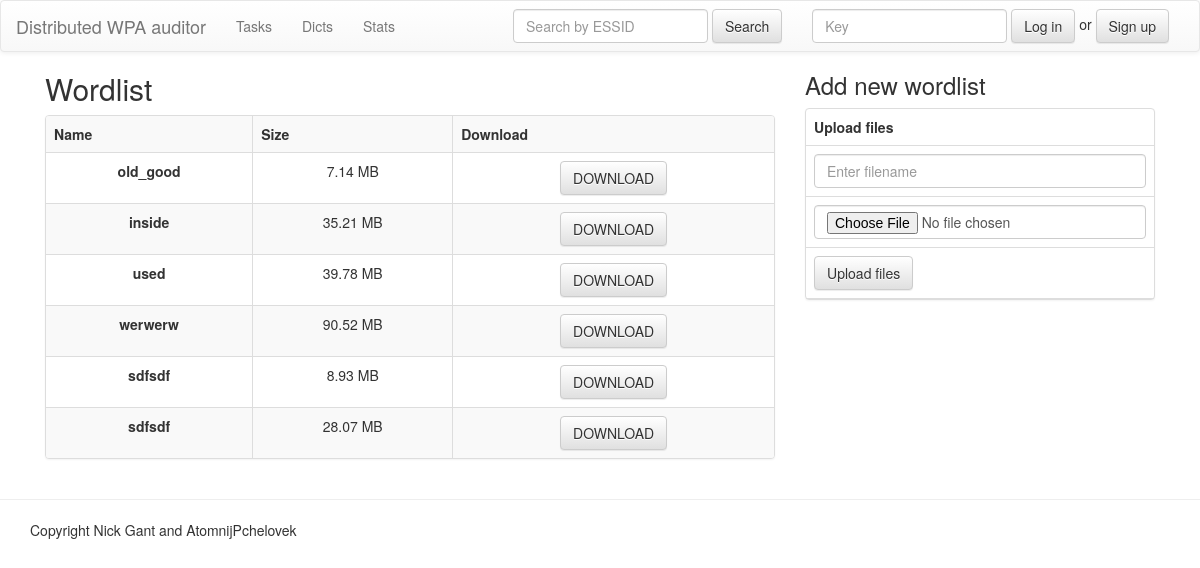
The app's page /web/index.php?dicts, older data.
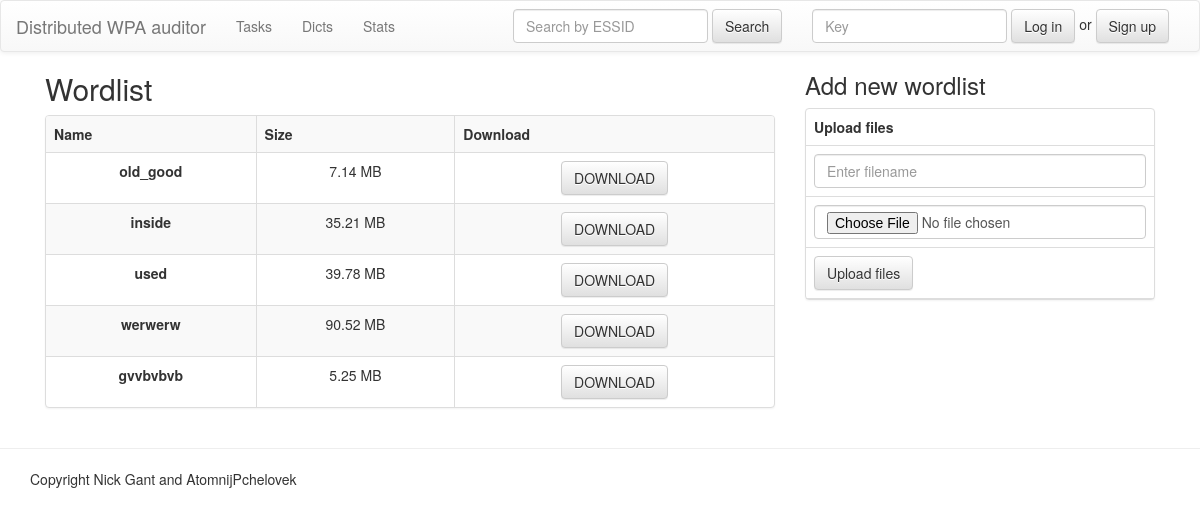
The same page, newer data.
### tables this page shows
CREATE TABLE `dicts` (
  `id` bigint(20) UNSIGNED NOT NULL,
  `ts` timestamp NOT NULL DEFAULT CURRENT_TIMESTAMP,
  `dpath` varchar(256) NOT NULL,
  `dhash` binary(32) DEFAULT NULL,
  `dname` varchar(128) NOT NULL,
  `filename` varchar(60) NOT NULL,
  `size` int(20) DEFAULT NULL
);

### web/content/dicts.php (the view, shortened to what this page needs)
<?php
function getSizeHum ($size) {
	$sizes = [
		'k', 'M', 'G', 'T'
	];
	$i = -1;
	while ($size > 100) {
		$size /= 1024;
		$i++;
	}
	return round($size, 2) . " " . $sizes[$i] . "B";
}
?>
<div class="container">
	<div class="col-md-8">
		<h2>Wordlist</h2>
		<div class="panel panel-default">
			<table class="table table-striped table-bordered table-nonfluid">
				<tbody align="center">
					<tr>
						<th>Name</th>
						<th>Size</th>
						<th>Download</th>
					</tr>
					<?php
					$sql = "SELECT id, dname, dpath, size FROM dicts WHERE 1";
					$result = $mysqli->query( $sql );
					$result = $result->fetch_all( MYSQLI_ASSOC );
					foreach ( $result as $row ) {
						$str = '<tr><td><strong>' . $row[ 'dname' ] . '</strong></td><td>' . getSizeHum($row[ 'size' ]) . '</td><td><a href="' . $row[ 'dpath' ] . '" class="btn btn-default">DOWNLOAD</a></td>';
						echo $str;
						echo "</tr>";
					}
					?>
				</tbody>
			</table>
		</div>
	</div>
	<div class="col-md-4">
		<h3>Add new wordlist</h3>
		<form class="" action="" method="post" enctype="multipart/form-data">
			<div class="panel panel-default">
				<table class="table table-bordered table-nonfluid">
					<tbody>
						<tr>
							<th>Upload files</th>
						</tr>
						<tr>
							<td>
								<input type="text" class="form-control" name="filename" required="" placeholder="Enter filename">
							</td>
						</tr>
						<tr>
							<td>
								<input type="file" class="form-control" name="upfile" required="">
							</td>
						</tr>
						<tr>
							<td>
								<input type="submit" class="btn btn-default" value="Upload files" name="buttonUploadFile">
							</td>
						</tr>
					</tbody>
				</table>
			</div>
		</form>
	</div>
</div>

Row changes from the older to the newer data that the page shows:
removed dicts: dname "sdfsdf", size "8.93 MB"
changed dicts: dname "sdfsdf" → "gvvbvbvb"; size "28.07 MB" → "5.25 MB"
